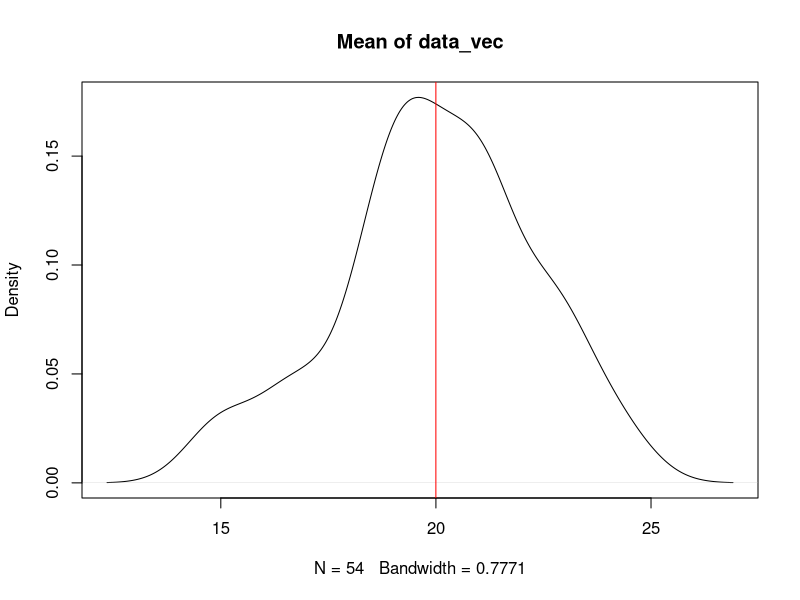
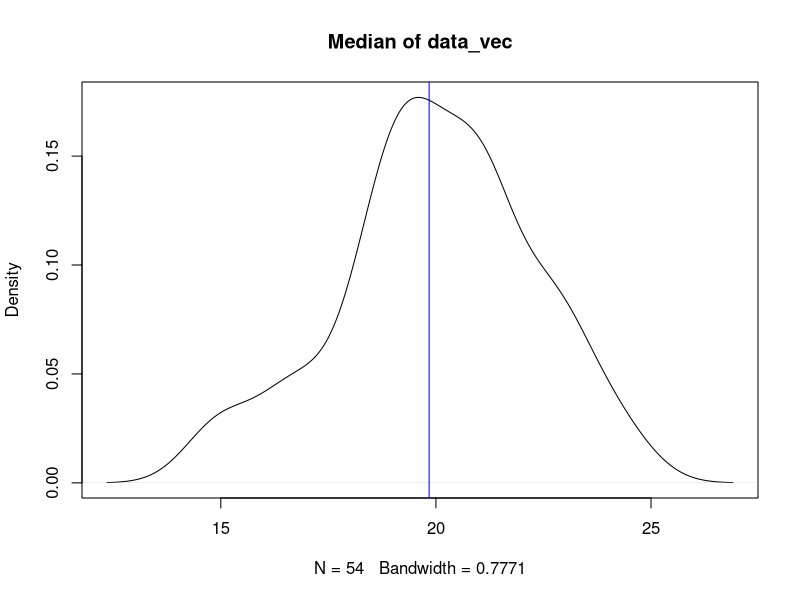
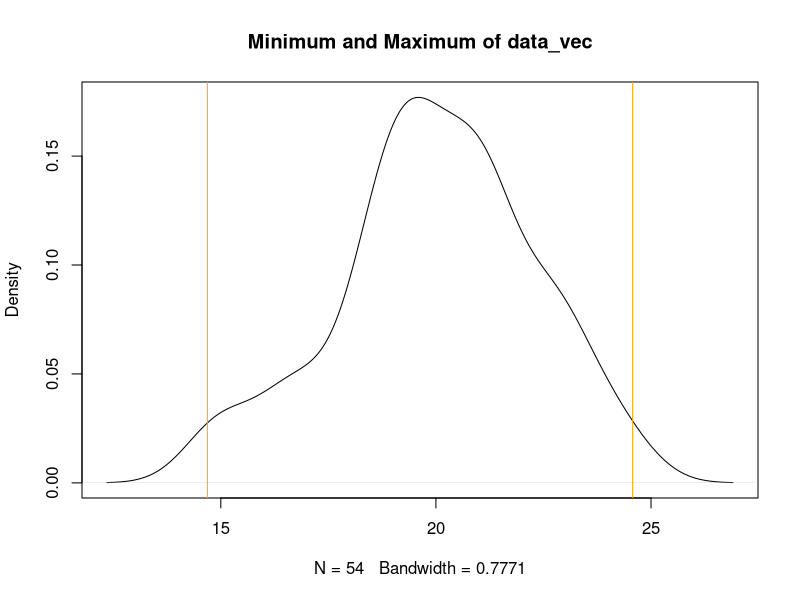
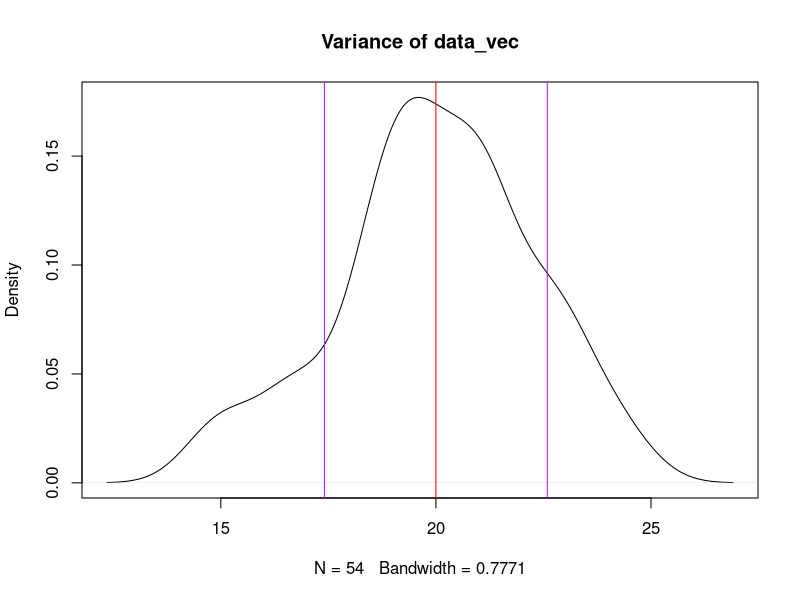
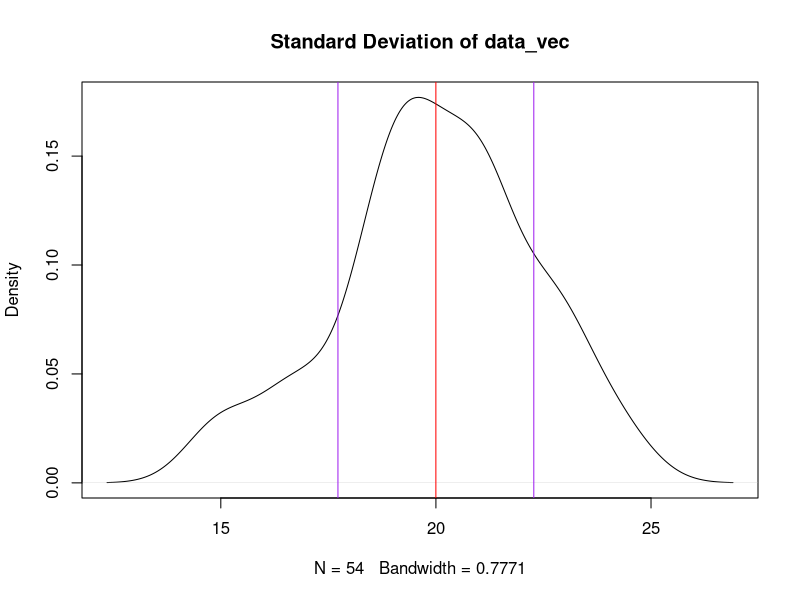
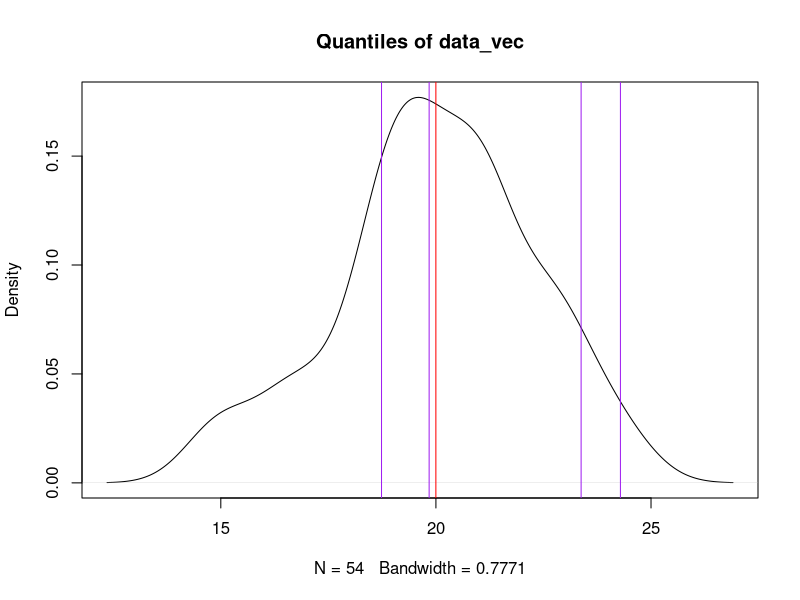
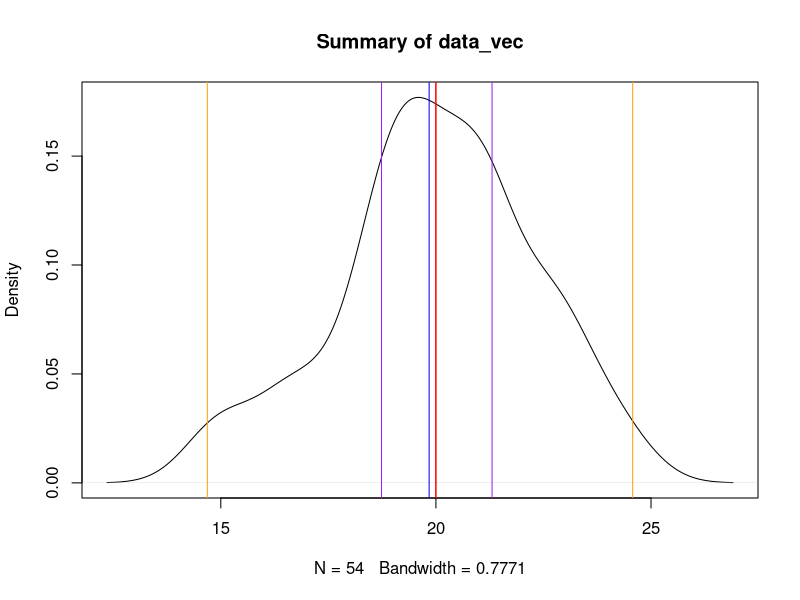

R code for these plots, in order:
## ---- chunk 1
options(scipen=1, digits=4)
knitr::opts_chunk$set(echo = TRUE, message = FALSE, warning = FALSE, cache = TRUE, cache.lazy=TRUE, tidy.opts=list(width.cutoff=20),tidy=TRUE, fig.height=8, digits=4)
## ---- chunk 2
set.seed(42) # making the code reproducible
data_vec <- rnorm(mean = 20, sd = 2, n = 54)
matrix(sort(data_vec), nrow = 6)
## ---- chunk 3
# calculation
mean(data_vec)
## ---- chunk 4
plot(density(data_vec), main = "Mean of data_vec")
abline(v = mean(data_vec), col = "red")
## ---- chunk 5
# calculation
median(data_vec)
## ---- chunk 6
plot(density(data_vec), main = "Median of data_vec")
abline(v = median(data_vec), col = "blue")
## ---- chunk 7
# counts of values in rounded vector
table <- table(round(data_vec))
table # counts
# most common appearance
max <- max(table)
max # maximum appearances
## ---- chunk 8
# position of maximum in table
pos <- which(table == max) 
pos # mode position
# value at maximum position
mode <- names(table)[pos]
as.numeric(mode) # mode
## ---- chunk 9
# calculation
min(data_vec)
max(data_vec)
range(data_vec)
## ---- chunk 10
par(mfrow = c(1, 1))
plot(density(data_vec), main = "Minimum and Maximum of data_vec")
abline(v = max(data_vec), col = "orange")
abline(v = min(data_vec), col = "orange")
## ---- chunk 11
# calculation
var(data_vec)
## ---- chunk 12
par(mfrow = c(1, 1))
plot(density(data_vec), main = "Variance of data_vec")
abline(v = mean(data_vec), col = "red")
abline(v = mean(data_vec)-var(data_vec)/2, col = "purple")
abline(v = mean(data_vec)+var(data_vec)/2, col = "purple")
## ---- chunk 13
# calculation
sd(data_vec)
## ---- chunk 14
par(mfrow = c(1, 1))
plot(density(data_vec), main = "Standard Deviation of data_vec")
abline(v = mean(data_vec), col = "red")
abline(v = mean(data_vec)-sd(data_vec), col = "purple")
abline(v = mean(data_vec)+sd(data_vec), col = "purple")
## ---- chunk 15
# quantiles we want
q <- c(0.25, 0.5, 0.95, 0.99)
# calculation
quantile(data_vec, q)
## ---- chunk 16
par(mfrow = c(1, 1))
plot(density(data_vec), main = "Quantiles of data_vec")
abline(v = mean(data_vec), col = "red")
abline(v = as.numeric(quantile(data_vec, c(0.25, 0.5, 0.95, 0.99))[1]), col = "purple")
abline(v = as.numeric(quantile(data_vec, c(0.25, 0.5, 0.95, 0.99))[2]), col = "purple")
abline(v = as.numeric(quantile(data_vec, c(0.25, 0.5, 0.95, 0.99))[3]), col = "purple")
abline(v = as.numeric(quantile(data_vec, c(0.25, 0.5, 0.95, 0.99))[4]), col = "purple")
## ---- chunk 17
# calculation
summary(data_vec)
## ---- chunk 18
par(mfrow = c(1, 1))
plot(density(data_vec), main = "Summary of data_vec")
abline(v = mean(data_vec), col = "red")
abline(v = as.numeric(summary(data_vec)[1]), col = "orange")
abline(v = as.numeric(summary(data_vec)[2]), col = "purple")
abline(v = as.numeric(summary(data_vec)[3]), col = "blue")
abline(v = as.numeric(summary(data_vec)[4]), col = "red")
abline(v = as.numeric(summary(data_vec)[5]), col = "purple")
abline(v = as.numeric(summary(data_vec)[6]), col = "orange")
